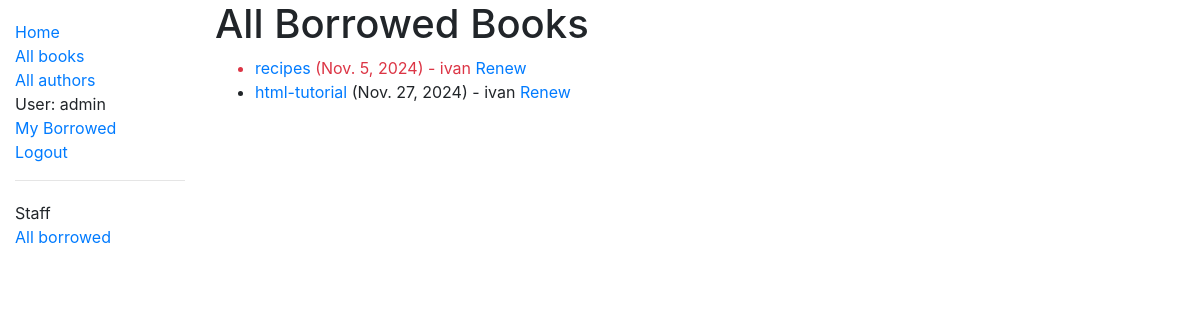
Page /catalog/borrowed/ (signed in) on the committed database.
### catalog/models.py (models this page shows, shortened)
class BookInstance(models.Model):
    id = models.UUIDField(primary_key=True, default=uuid.uuid4, help_text="Unique ID for this particular book across whole library")
    book = models.ForeignKey('Book', on_delete=models.SET_NULL, null=True)
    imprint = models.CharField(max_length=200)
    due_back = models.DateField(null=True, blank=True)
    borrower = models.ForeignKey(User, on_delete=models.SET_NULL, null=True, blank=True)
    LOAN_STATUS = (
        ('m', 'Maintenance'),
        ('o', 'On loan'),
        ('a', 'Available'),
        ('r', 'Reserved'),
    )
    status = models.CharField(max_length=1, choices=LOAN_STATUS, blank=True, default='m', help_text='Book availability')
    class Meta:
        ordering = ["due_back"]
        permissions = (("can_mark_returned", "Set book as returned"),)
    @property
    def is_overdue(self):
        if self.due_back and date.today() > self.due_back:
            return True
        return False

class Book(models.Model):
    title = models.CharField(max_length=200)
    author = models.ForeignKey('Author', on_delete=models.SET_NULL, null=True)
    summary = models.TextField(max_length=1000, help_text="Enter a brief description of the book")
    isbn = models.CharField('ISBN',max_length=13, help_text='13 Character <a href="https://www.isbn-international.org/content/what-isbn">ISBN number</a>')
    genre = models.ManyToManyField(Genre, help_text="Select a genre for this book")
    preview = models.ImageField(upload_to='catalog/books')
    def display_genre(self):
        return ', '.join([ genre.name for genre in self.genre.all()[:3] ])
    display_genre.short_description = 'Genre'

### catalog/views.py (the view)
# urls.py: path('borrowed/', views.LoanedBooksAllListView.as_view(), name='all-borrowed'),
class LoanedBooksAllListView(PermissionRequiredMixin, generic.ListView):
    model = BookInstance
    template_name = 'catalog/bookinstance_list_borrowed_all.html'
    permission_required = 'catalog.can_mark_returned'
    paginate_by = 10
    def get_queryset(self):
        return BookInstance.objects.filter(status__exact='o').order_by('due_back')

### catalog/templates/catalog/bookinstance_list_borrowed_all.html
{% extends "base_generic.html" %}
{% block content %}
    <h1>All Borrowed Books</h1>
    {% if bookinstance_list %}
    <ul>
      {% for bookinst in bookinstance_list %}
      <li class="{% if bookinst.is_overdue %}text-danger{% endif %}">
        <a href="{% url 'book-detail' bookinst.book.pk %}">{{bookinst.book.title}}</a> ({{ bookinst.due_back }}) {% if user.is_staff %}- {{ bookinst.borrower }}{% endif %} {% if perms.catalog.can_mark_returned %}<a href="{% url 'renew-book-librarian' bookinst.id %}">Renew</a>{% endif %}
      </li>
      {% endfor %}
    </ul>
    {% else %}
      <p>There are no books borrowed.</p>
    {% endif %}
{% endblock %}

### catalog/templates/base_generic.html (shortened to what this page needs)
<!doctype html>
<html lang="en">
  <head>
    <link
      rel="stylesheet"
      href="https://maxcdn.bootstrapcdn.com/bootstrap/4.0.0/css/bootstrap.min.css" />
    {% load static %}
    <link rel="stylesheet" href="{% static 'css/styles.css' %}" />
  </head>
  <body>
    <div class="container-fluid">
      <div class="row">
        <div class="col-sm-2">
          {% block sidebar %}
            <ul class="sidebar-nav">
              <li><a href="{% url 'index' %}">Home</a></li>
              <li><a href="{% url 'books' %}">All books</a></li>
              <li><a href="{% url 'authors' %}">All authors</a></li>
               {% if user.is_authenticated %}
                 <li>User: {{ user.get_username }}</li>
                 <li><a href="{% url 'my-borrowed' %}">My Borrowed</a></li>
                 <li><a href="{% url 'logout'%}?next={{request.path}}">Logout</a></li>
                 {% else %}
                 <li><a href="{% url 'login'%}?next={{request.path}}">Login</a></li>
                {% endif %}
              {% if user.is_staff %}
              <hr>
              <ul class="sidebar-nav">
                <li>Staff</li>
                <li><a href="{% url 'all-borrowed' %}">All borrowed</a></li>
              </ul>
              {% endif %}
            {% endblock %}
        </div>
        <div class="col-sm-10 ">{% block content %}{% endblock %}
        </div>
      </div>
    </div>
  </body>
</html>

### catalog/static/css/styles.css (style rules this page uses)
.sidebar-nav { margin-top: 20px; padding: 0; list-style: none; }

### rows in the picture
BookInstance: book "recipes", due_back "Nov. 5, 2024", borrower "ivan"
BookInstance: book "html-tutorial", due_back "Nov. 27, 2024", borrower "ivan"

### other values in the picture
{{ user.get_username }} "admin"
